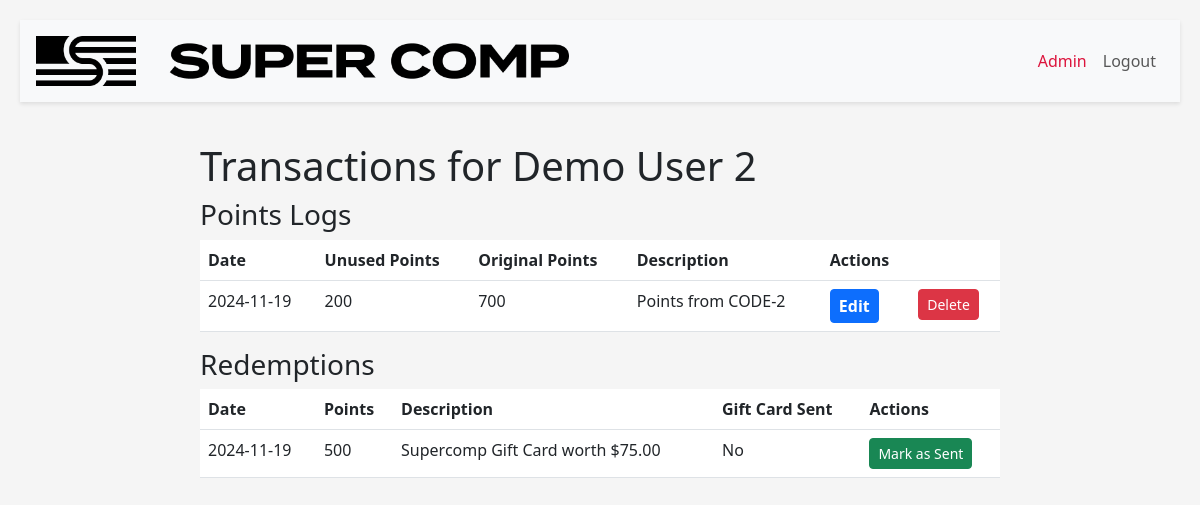
/admin/admin/transactions/2 (signed in), run on the app's committed database.
### app/models.py (models this page shows, shortened)
class User(UserMixin, db.Model):
    id = db.Column(db.Integer, primary_key=True)
    email = db.Column(db.String(120), unique=True, nullable=False)
    username = db.Column(db.String(30), unique=True, nullable=False)
    first_name = db.Column(db.String(30), nullable=False)
    last_name = db.Column(db.String(30), nullable=False)
    phone = db.Column(db.String(15), nullable=False)
    address = db.Column(db.String(100), nullable=False)
    tos_agreement = db.Column(db.Boolean, nullable=False)
    tos_date = db.Column(db.DateTime, nullable=False)
    registration_date = db.Column(db.DateTime, nullable=False)
    updated_date = db.Column(db.DateTime, nullable=False)
    referal_code = db.Column(db.String(30), nullable=False)
    password_hash = db.Column(db.String(128), nullable=False)
    retailer_id = db.Column(db.Integer, db.ForeignKey('retailer.id'), nullable=False)
    points_logs = db.relationship('PointsLog', backref='user', lazy=True)
    redemption_logs = db.relationship('RedemptionLog', backref='user', lazy=True)
    is_admin = db.Column(db.Boolean, default=False)
    is_sales_manager = db.Column(db.Boolean, default=False)
    is_customer_service = db.Column(db.Boolean, default=False)
    is_internal = db.Column(db.Boolean, default=False)
    salesep_id = db.Column(db.String(30), nullable=True)
    territory_id = db.Column(db.String(30), nullable=True)
    customer_group = db.Column(db.String(30), nullable=True)
    team_id = db.Column(db.String(30), nullable=True)
    user_1 = db.Column(db.String(30), nullable=True)
    user_2 = db.Column(db.String(30), nullable=True)
    user_3 = db.Column(db.String(30), nullable=True)
    user_4 = db.Column(db.String(30), nullable=True)
    user_5 = db.Column(db.String(30), nullable=True)

class PointsLog(db.Model):
    id = db.Column(db.Integer, primary_key=True)
    user_id = db.Column(db.Integer, db.ForeignKey('user.id'), nullable=False)
    points = db.Column(db.Integer, nullable=False)
    original_points = db.Column(db.Integer, nullable=False)
    description = db.Column(db.String(100), nullable=False)
    added_date = db.Column(db.DateTime, default=datetime.utcnow, nullable=False)
    expiry_date = db.Column(db.DateTime, nullable=True)
    updated_date = db.Column(db.DateTime, default=datetime.utcnow, onupdate=datetime.utcnow)
    active = db.Column(db.Boolean, default=True, nullable=False)
    code_used = db.Column(db.Integer, db.ForeignKey('point_codes.id'), nullable=False)
    code = db.relationship('PointCodes', back_populates='points_logs', lazy=True)
    file_reference = db.Column(db.String(100), nullable=True)
    approved = db.Column(db.Boolean, default=False, nullable=False)
    approved_by = db.Column(db.String(30), nullable=True)

class RedemptionLog(db.Model):
    id = db.Column(db.Integer, primary_key=True)
    user_id = db.Column(db.Integer, db.ForeignKey('user.id'), nullable=False)
    points = db.Column(db.Integer, nullable=False)
    description = db.Column(db.String(100), nullable=False)
    redemption_date = db.Column(db.DateTime, default=datetime.utcnow(), nullable=False)
    updated_date = db.Column(db.DateTime, default=datetime.utcnow, onupdate=datetime.utcnow)
    gift_card_sent = db.Column(db.Boolean, default=False, nullable=False)

### app/blueprints/admin/routes.py (the view)
@admin_bp.route('/admin/transactions/<int:user_id>', methods=['GET', 'POST'])
def user_transactions(user_id):
    form = MarkGiftCardSentForm()
    form_del = DeleteTransactionForm()
    user = User.query.get_or_404(user_id)
    points_logs = PointsLog.query.filter_by(user_id=user_id).all()
    redemptions = RedemptionLog.query.filter_by(user_id=user_id).all()
    return render_template('admin/transactions.html', user=user, points_logs=points_logs, redemptions=redemptions, form=form, form_del =form_del )

### app/blueprints/admin/forms.py
class MarkGiftCardSentForm(FlaskForm):
    submit = SubmitField('Mark as Sent')

class DeleteTransactionForm(FlaskForm):
    submit = SubmitField('Delete')

### app/blueprints/admin/routes.py (called while the page is built)
@admin_bp.before_request
@login_required
def check_admin():
    if not current_user.is_admin:
        flash('You do not have access to this page.', 'danger')
        return redirect(url_for('index'))

### app/extensions.py (called while the page is built)
@login_manager.user_loader
def load_user(user_id):
    from app.models import User
    return User.query.get(int(user_id))

### app/blueprints/admin/templates/admin/transactions.html (shortened to what this page needs)
{% extends 'base.html' %}
{% block content %}
    <h1>Transactions for {{ user.first_name }} {{ user.last_name }}</h1>
    <h3>Points Logs</h3>
    <table class="table">
        <thead>
            <tr>
                <th>Date</th>
                <th>Unused Points</th>
                <th>Original Points</th>
                <th>Description</th>
                <th>Actions</th>
                <th> </th>
            </tr>
        </thead>
        <tbody>
            {% for log in points_logs %}
            <tr>
                <td>{{ log.added_date.strftime('%Y-%m-%d') }}</td>
                <td>{{ log.points }}</td>
                <td>{{ log.original_points }}</td>
                <td>{{ log.description }}</td>
                <td>
                    <a href="{{ url_for('admin_bp.edit_transaction', log_id=log.id) }}" class="btn btn-sm btn-primary">Edit</a>
                </td>
                <td>
                    <form method="POST" action="{{ url_for('admin_bp.delete_transaction', log_id=log.id) }}" style="display:inline;">
                        {{ form_del.submit(class="btn btn-sm btn-danger") }}
                    </form>
            </tr>
            {% endfor %}
        </tbody>
    </table>
    <h3>Redemptions</h3>
<table class="table">
    <thead>
        <tr>
            <th>Date</th>
            <th>Points</th>
            <th>Description</th>
            <th>Gift Card Sent</th>
            <th>Actions</th>
        </tr>
    </thead>
    <tbody>
        {% for redemption in redemptions %}
        <tr>
            <td>{{ redemption.redemption_date.strftime('%Y-%m-%d') }}</td>
            <td>{{ redemption.points }}</td>
            <td>{{ redemption.description }}</td>
            <td>{{ 'Yes' if redemption.gift_card_sent else 'No' }}</td>
            <td>
                {% if not redemption.gift_card_sent %}
                <form method="POST" action="{{ url_for('admin_bp.mark_gift_card_sent', redemption_id=redemption.id) }}" style="display:inline;">
                    {{ form.submit(class="btn btn-sm btn-success") }}
                </form>
                {% else %}
                <button class="btn btn-sm btn-secondary" disabled>Already Sent</button>
                {% endif %}
            </td>
        </tr>
        {% endfor %}
    </tbody>
</table>
{% endblock %}

### app/static/css/signin.css (style rules this page uses)
.btn-primary { font-size: 1rem; font-weight: bold; }

### app/static/css/main.css (style rules this page uses)
body { display: flex; align-items: center; justify-content: center; min-height: 100vh; padding-top: 0px; padding-bottom: 40px; background-color: #f5f5f5; flex-direction: column; padding: 20px; }

### data on the page
User: first_name "Demo", last_name "User 2"
PointsLog: added_date "2024-11-19", points "200", original_points "700", description "Points from CODE-2"
RedemptionLog: redemption_date "2024-11-19", points "500", description "Supercomp Gift Card worth $75.00", gift_card_sent "No"
